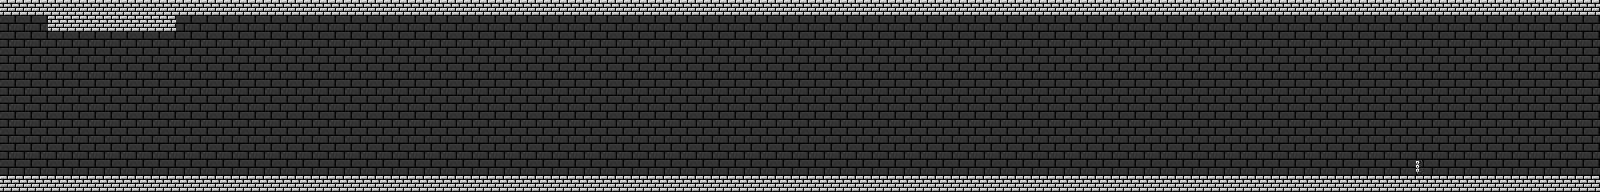

Tiled map render using the project's own tile images. Description and the map definition, with tile-layer contents summarised, below:
An orthogonal 100x12 tile map with 16x16 px tiles, 2 tile layers (Tile Layer 1, Objects), 2 tilesets and 5 objects (Player).

<map version="1.0" orientation="orthogonal" renderorder="right-down" width="100" height="12" tilewidth="16" tileheight="16">
 <tileset firstgid="1" name="Level 1 Tileset" tilewidth="16" tileheight="16">
  <image source="Level 1 Tileset.png" width="80" height="80" />
  <tile id="0">
   <objectgroup draworder="index">
    <object x="0" y="0" width="16" height="16" />
   </objectgroup>
  </tile>
  <tile id="2">
   <objectgroup draworder="index">
    <object x="0" y="0" width="16" height="8" />
   </objectgroup>
  </tile>
  <tile id="10">
   <objectgroup draworder="index">
    <object x="0" y="0" width="16" height="16" />
   </objectgroup>
  </tile>
  <tile id="11">
   <objectgroup draworder="index">
    <object x="0" y="0" width="16" height="16" />
   </objectgroup>
  </tile>
 </tileset>
 <tileset firstgid="26" name="testlevel_obj" tilewidth="16" tileheight="16">
  <image source="testlevel_obj.png" width="128" height="128" />
 </tileset>
 <layer name="Tile Layer 1" width="100" height="12">
  <data>[1200 cells, 1200 non-empty, 2 distinct tile ids]</data>
 </layer>
 <layer name="Objects" width="100" height="12">
  <data>[1200 cells, 1 non-empty, 1 distinct tile ids]</data>
 </layer>
 <objectgroup name="Object Layer 1">
  <object type="Player" x="144" y="160" width="16" height="16" />
 </objectgroup>
</map>
